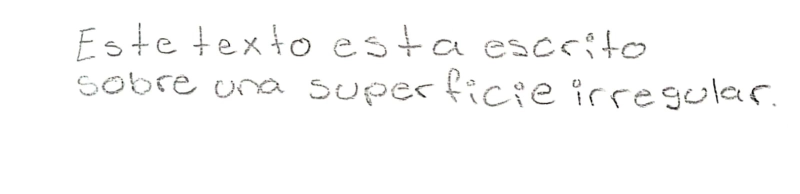
#> input picture lightedImage.jpg, 1599 x 388 px (shown at 1/2 size)
$ python pruebasUnitarias.py
#> lines starting #> are read from the running program, lines starting #| are printed output that depends on the picture; after the words box and inside, x2 and y2 are one past the last pixel; in counts of white or black regions, pixels touching at a corner belong together
import cv2 as cv
import numpy as np

def rescaleFrame(frame, scale=.55):
    """Redimensiona una imagen manteniendo la proporción.

    Args:
        frame: La imagen a redimensionar.
        scale: El factor de escala (valor entre 0 y 1).

    Returns:
        La imagen redimensionada.
    """
    width = int(frame.shape[1] * scale)
    height = int(frame.shape[0] * scale)
    dimensions = (width, height)

    # Mostrar la imagen redimensionada (opcional)
    cv.imshow('Imagen redimensionada', frame)

    return cv.resize(frame, dimensions, interpolation=cv.INTER_CUBIC)

# Cargar la imagen
img = cv.imread("../lightedImage.jpg")
#> img is the input picture: shape (388, 1599, 3); mean B, G, R 250.7, 250.9, 250.9
img2 = cv.imread("../superficieIrregular.jpg")
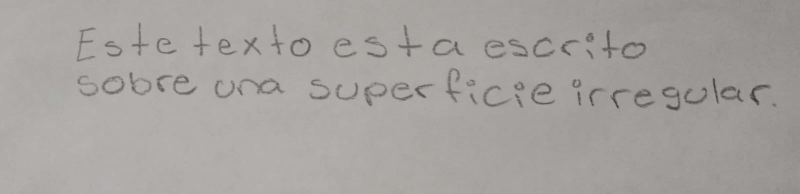
#> input picture superficieIrregular.jpg, 1599 x 388 px (shown at 1/2 size)
#> img2 is the input picture: shape (388, 1599, 3); mean B, G, R 158.6, 161.7, 165.6


# Redimensionar la imagen (opcional)
resizedImg = rescaleFrame(img)
resizedImg2 = rescaleFrame(img2)
#> call 2 of rescaleFrame, with scale = 0.55
#> in rescaleFrame (call 2), `return cv.resize(frame, dimensions, interpolation=cv.INTER_CUBIC)`:
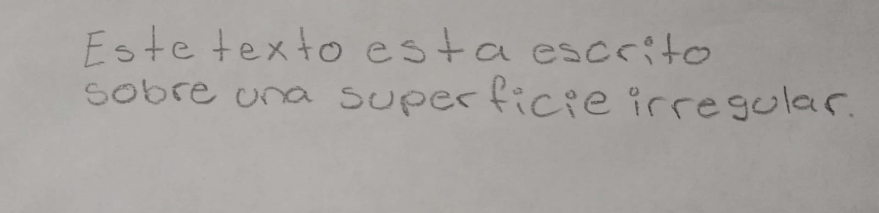
#> returned value: shape (213, 879, 3); mean of channels 0, 1, 2 158.6, 161.7, 165.6; drawn as B, G, R

# Convertir a escala de grises y detectar bordes
gray = cv.cvtColor(resizedImg, cv.COLOR_BGR2GRAY)
mediana = np.median(gray)
#> mediana = 255

gray2 = cv.cvtColor(resizedImg2, cv.COLOR_BGR2GRAY)
mediana2 = np.median(gray2)
#> mediana2 = 166

var1 = .45
var2 = 1.40

# Define umbrales usando la mediana
lower = int(max(0, var1 * mediana))
#> lower = 114
upper = int(min(255, var2 * mediana))
#> upper = 255

# Define umbrales usando la mediana
lower2 = int(max(0, var1 * mediana2))
#> lower2 = 74
upper2 = int(min(255, var2 * mediana2))
#> upper2 = 232

thresh = cv.adaptiveThreshold(
    gray2, 255, cv.ADAPTIVE_THRESH_MEAN_C, cv.THRESH_BINARY_INV, 11, 2
)
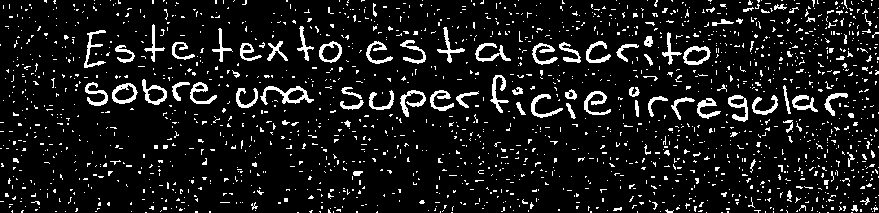
#> thresh: shape (213, 879); 9.4% white in thin lines or dots
cv.imshow('Imagen thresh', thresh)
cv.waitKey(0)
cv.destroyAllWindows()

canny = cv.Canny(gray,lower, upper)
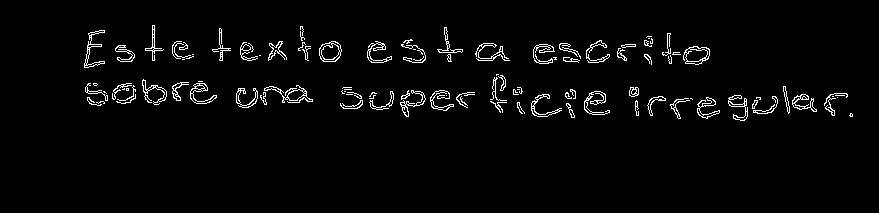
#> canny: shape (213, 879); 2.9% white in thin lines or dots, all inside (x1, y1, x2, y2) = (84, 25, 853, 121)
canny2 = cv.Canny(gray2,lower2, upper2)
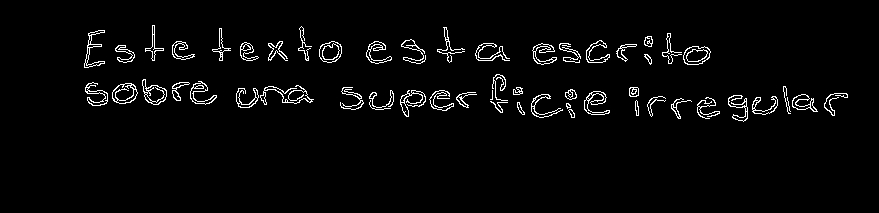
#> canny2: shape (213, 879); 3% white in thin lines or dots, all inside (x1, y1, x2, y2) = (84, 25, 848, 122)


cv.imshow('Imagen Canny1', canny)
cv.imshow('Imagen Canny2', canny2)
cv.waitKey(0)
cv.destroyAllWindows()

# Encontrar contornos externos
contours, hierarchy = cv.findContours(canny, cv.RETR_EXTERNAL, cv.CHAIN_APPROX_NONE)
#> contours = 107 contours, 68 with area under 20; largest, box (x1, y1, x2, y2) and area: (319, 41, 342, 62) 358, (683, 46, 710, 65) 344, (264, 85, 313, 103) 216, (190, 83, 217, 104) 187, (84, 30, 105, 68) 155
contours2, hierarchy2 = cv.findContours(canny2, cv.RETR_EXTERNAL, cv.CHAIN_APPROX_NONE)
#> contours2 = 56 contours, 12 with area under 20; largest, box (x1, y1, x2, y2) and area: (112, 83, 138, 104) 392, (683, 46, 711, 65) 388, (319, 41, 342, 63) 369, (142, 79, 167, 105) 358, (584, 91, 610, 115) 215

print(len(contours))
#| 107
print(len(contours2))
#| 56


# Dibujar los contornos
img_contours = cv.drawContours(resizedImg, contours, -1, (0, 255, 0), 1)
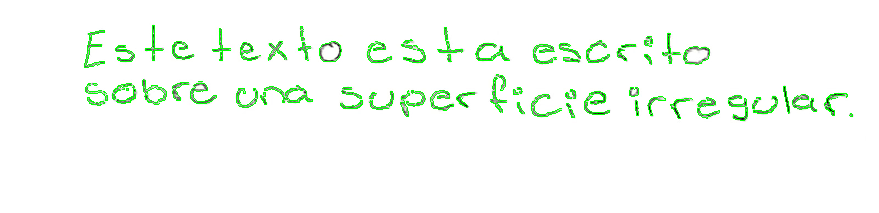
#> img_contours: shape (213, 879, 3); mean B, G, R 245.6, 252.4, 245.8
# Mostrar la imagen con los contornos
cv.imshow('Imagen con contornos', img_contours)
img_contours2 = cv.drawContours(resizedImg2, contours, -1, (0, 255, 0), 1)
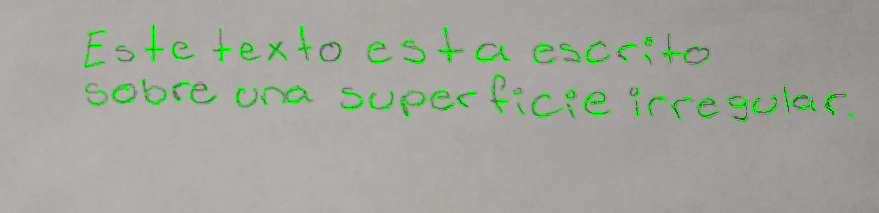
#> img_contours2: shape (213, 879, 3); mean B, G, R 155.2, 164.9, 162.1
# Mostrar la imagen con los contornos
cv.imshow('Imagen con contornos2', img_contours2)
cv.waitKey(0)
cv.destroyAllWindows()
